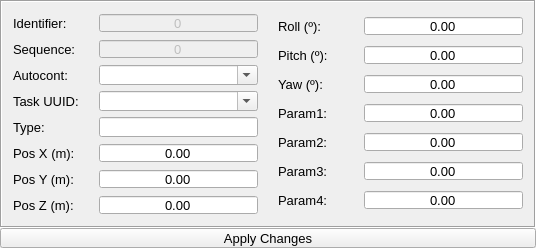
<?xml version="1.0" encoding="UTF-8"?>
<ui version="4.0">
 <class>WaypointsFeaturesWidget</class>
 <widget class="QWidget" name="WaypointsFeaturesWidget">
  <property name="enabled">
   <bool>true</bool>
  </property>
  <property name="geometry">
   <rect>
    <x>0</x>
    <y>0</y>
    <width>536</width>
    <height>248</height>
   </rect>
  </property>
  <property name="styleSheet">
   <string notr="true">font-size: 10pt;</string>
  </property>
  <layout class="QVBoxLayout" name="verticalLayout">
   <property name="spacing">
    <number>0</number>
   </property>
   <property name="leftMargin">
    <number>0</number>
   </property>
   <property name="topMargin">
    <number>0</number>
   </property>
   <property name="rightMargin">
    <number>0</number>
   </property>
   <property name="bottomMargin">
    <number>0</number>
   </property>
   <item>
    <widget class="QFrame" name="waypointsFeaturesF">
     <property name="enabled">
      <bool>true</bool>
     </property>
     <property name="frameShape">
      <enum>QFrame::Box</enum>
     </property>
     <property name="frameShadow">
      <enum>QFrame::Sunken</enum>
     </property>
     <layout class="QHBoxLayout" name="horizontalLayout">
      <property name="spacing">
       <number>2</number>
      </property>
      <property name="leftMargin">
       <number>2</number>
      </property>
      <property name="topMargin">
       <number>2</number>
      </property>
      <property name="rightMargin">
       <number>2</number>
      </property>
      <property name="bottomMargin">
       <number>2</number>
      </property>
      <item>
       <widget class="QWidget" name="wpFeaturesW" native="true">
        <property name="enabled">
         <bool>true</bool>
        </property>
        <property name="sizePolicy">
         <sizepolicy hsizetype="Preferred" vsizetype="Preferred">
          <horstretch>0</horstretch>
          <verstretch>0</verstretch>
         </sizepolicy>
        </property>
        <layout class="QGridLayout" name="gridLayout">
         <item row="10" column="0">
          <widget class="QLabel" name="posZL">
           <property name="minimumSize">
            <size>
             <width>80</width>
             <height>20</height>
            </size>
           </property>
           <property name="maximumSize">
            <size>
             <width>80</width>
             <height>20</height>
            </size>
           </property>
           <property name="text">
            <string>Pos Z (m):</string>
           </property>
          </widget>
         </item>
         <item row="0" column="0">
          <widget class="QLabel" name="identifierL">
           <property name="minimumSize">
            <size>
             <width>80</width>
             <height>20</height>
            </size>
           </property>
           <property name="maximumSize">
            <size>
             <width>80</width>
             <height>20</height>
            </size>
           </property>
           <property name="text">
            <string>Identifier:</string>
           </property>
          </widget>
         </item>
         <item row="8" column="0">
          <widget class="QLabel" name="posXL">
           <property name="minimumSize">
            <size>
             <width>80</width>
             <height>20</height>
            </size>
           </property>
           <property name="maximumSize">
            <size>
             <width>80</width>
             <height>20</height>
            </size>
           </property>
           <property name="text">
            <string>Pos X (m):</string>
           </property>
          </widget>
         </item>
         <item row="0" column="1">
          <widget class="QSpinBox" name="identifierSB">
           <property name="enabled">
            <bool>false</bool>
           </property>
           <property name="minimumSize">
            <size>
             <width>80</width>
             <height>20</height>
            </size>
           </property>
           <property name="maximumSize">
            <size>
             <width>16777215</width>
             <height>20</height>
            </size>
           </property>
           <property name="alignment">
            <set>Qt::AlignCenter</set>
           </property>
           <property name="buttonSymbols">
            <enum>QAbstractSpinBox::NoButtons</enum>
           </property>
           <property name="maximum">
            <number>65535</number>
           </property>
          </widget>
         </item>
         <item row="2" column="1">
          <widget class="QComboBox" name="autocontCB">
           <property name="enabled">
            <bool>true</bool>
           </property>
           <property name="sizePolicy">
            <sizepolicy hsizetype="Minimum" vsizetype="Fixed">
             <horstretch>0</horstretch>
             <verstretch>0</verstretch>
            </sizepolicy>
           </property>
           <property name="minimumSize">
            <size>
             <width>80</width>
             <height>20</height>
            </size>
           </property>
           <property name="maximumSize">
            <size>
             <width>16777215</width>
             <height>20</height>
            </size>
           </property>
           <property name="editable">
            <bool>true</bool>
           </property>
           <property name="sizeAdjustPolicy">
            <enum>QComboBox::AdjustToContentsOnFirstShow</enum>
           </property>
           <property name="minimumContentsLength">
            <number>0</number>
           </property>
          </widget>
         </item>
         <item row="5" column="1">
          <widget class="QComboBox" name="taskUuidCB">
           <property name="sizePolicy">
            <sizepolicy hsizetype="Minimum" vsizetype="Fixed">
             <horstretch>0</horstretch>
             <verstretch>0</verstretch>
            </sizepolicy>
           </property>
           <property name="minimumSize">
            <size>
             <width>80</width>
             <height>20</height>
            </size>
           </property>
           <property name="maximumSize">
            <size>
             <width>16777215</width>
             <height>20</height>
            </size>
           </property>
           <property name="inputMethodHints">
            <set>Qt::ImhNone</set>
           </property>
           <property name="editable">
            <bool>true</bool>
           </property>
          </widget>
         </item>
         <item row="9" column="1">
          <widget class="QDoubleSpinBox" name="posYSB">
           <property name="enabled">
            <bool>true</bool>
           </property>
           <property name="minimumSize">
            <size>
             <width>80</width>
             <height>20</height>
            </size>
           </property>
           <property name="maximumSize">
            <size>
             <width>16777215</width>
             <height>20</height>
            </size>
           </property>
           <property name="alignment">
            <set>Qt::AlignCenter</set>
           </property>
           <property name="buttonSymbols">
            <enum>QAbstractSpinBox::NoButtons</enum>
           </property>
           <property name="decimals">
            <number>2</number>
           </property>
           <property name="minimum">
            <double>-200.000000000000000</double>
           </property>
           <property name="maximum">
            <double>200.000000000000000</double>
           </property>
           <property name="singleStep">
            <double>0.100000000000000</double>
           </property>
           <property name="value">
            <double>0.000000000000000</double>
           </property>
          </widget>
         </item>
         <item row="2" column="0">
          <widget class="QLabel" name="typeL_2">
           <property name="minimumSize">
            <size>
             <width>80</width>
             <height>20</height>
            </size>
           </property>
           <property name="maximumSize">
            <size>
             <width>80</width>
             <height>20</height>
            </size>
           </property>
           <property name="text">
            <string>Autocont:</string>
           </property>
          </widget>
         </item>
         <item row="7" column="0">
          <widget class="QLabel" name="typeL">
           <property name="minimumSize">
            <size>
             <width>80</width>
             <height>20</height>
            </size>
           </property>
           <property name="maximumSize">
            <size>
             <width>80</width>
             <height>20</height>
            </size>
           </property>
           <property name="text">
            <string>Type:</string>
           </property>
          </widget>
         </item>
         <item row="8" column="1">
          <widget class="QDoubleSpinBox" name="posXSB">
           <property name="enabled">
            <bool>true</bool>
           </property>
           <property name="minimumSize">
            <size>
             <width>80</width>
             <height>20</height>
            </size>
           </property>
           <property name="maximumSize">
            <size>
             <width>16777215</width>
             <height>20</height>
            </size>
           </property>
           <property name="alignment">
            <set>Qt::AlignCenter</set>
           </property>
           <property name="buttonSymbols">
            <enum>QAbstractSpinBox::NoButtons</enum>
           </property>
           <property name="decimals">
            <number>2</number>
           </property>
           <property name="minimum">
            <double>-200.000000000000000</double>
           </property>
           <property name="maximum">
            <double>200.000000000000000</double>
           </property>
           <property name="singleStep">
            <double>0.100000000000000</double>
           </property>
          </widget>
         </item>
         <item row="7" column="1">
          <widget class="QLineEdit" name="typeLE">
           <property name="sizePolicy">
            <sizepolicy hsizetype="Minimum" vsizetype="Fixed">
             <horstretch>0</horstretch>
             <verstretch>0</verstretch>
            </sizepolicy>
           </property>
           <property name="minimumSize">
            <size>
             <width>80</width>
             <height>20</height>
            </size>
           </property>
           <property name="maximumSize">
            <size>
             <width>16777215</width>
             <height>20</height>
            </size>
           </property>
           <property name="alignment">
            <set>Qt::AlignCenter</set>
           </property>
          </widget>
         </item>
         <item row="10" column="1">
          <widget class="QDoubleSpinBox" name="posZSB">
           <property name="enabled">
            <bool>true</bool>
           </property>
           <property name="minimumSize">
            <size>
             <width>80</width>
             <height>20</height>
            </size>
           </property>
           <property name="maximumSize">
            <size>
             <width>16777215</width>
             <height>20</height>
            </size>
           </property>
           <property name="alignment">
            <set>Qt::AlignCenter</set>
           </property>
           <property name="buttonSymbols">
            <enum>QAbstractSpinBox::NoButtons</enum>
           </property>
           <property name="minimum">
            <double>-1000.000000000000000</double>
           </property>
           <property name="maximum">
            <double>10000.000000000000000</double>
           </property>
           <property name="singleStep">
            <double>0.100000000000000</double>
           </property>
          </widget>
         </item>
         <item row="9" column="0">
          <widget class="QLabel" name="posYL">
           <property name="minimumSize">
            <size>
             <width>80</width>
             <height>20</height>
            </size>
           </property>
           <property name="maximumSize">
            <size>
             <width>80</width>
             <height>20</height>
            </size>
           </property>
           <property name="text">
            <string>Pos Y (m):</string>
           </property>
          </widget>
         </item>
         <item row="5" column="0">
          <widget class="QLabel" name="inspTaskL">
           <property name="minimumSize">
            <size>
             <width>80</width>
             <height>20</height>
            </size>
           </property>
           <property name="maximumSize">
            <size>
             <width>80</width>
             <height>20</height>
            </size>
           </property>
           <property name="text">
            <string>Task UUID:</string>
           </property>
          </widget>
         </item>
         <item row="1" column="0">
          <widget class="QLabel" name="sequenceL">
           <property name="text">
            <string>Sequence:</string>
           </property>
          </widget>
         </item>
         <item row="1" column="1">
          <widget class="QSpinBox" name="sequenceSB">
           <property name="enabled">
            <bool>false</bool>
           </property>
           <property name="minimumSize">
            <size>
             <width>80</width>
             <height>20</height>
            </size>
           </property>
           <property name="maximumSize">
            <size>
             <width>16777215</width>
             <height>20</height>
            </size>
           </property>
           <property name="alignment">
            <set>Qt::AlignCenter</set>
           </property>
           <property name="buttonSymbols">
            <enum>QAbstractSpinBox::NoButtons</enum>
           </property>
           <property name="maximum">
            <number>65535</number>
           </property>
          </widget>
         </item>
        </layout>
       </widget>
      </item>
      <item>
       <widget class="QWidget" name="widget" native="true">
        <layout class="QGridLayout" name="gridLayout_3">
         <item row="1" column="1">
          <widget class="QDoubleSpinBox" name="pitchSB">
           <property name="minimumSize">
            <size>
             <width>80</width>
             <height>20</height>
            </size>
           </property>
           <property name="maximumSize">
            <size>
             <width>16777215</width>
             <height>20</height>
            </size>
           </property>
           <property name="alignment">
            <set>Qt::AlignCenter</set>
           </property>
           <property name="buttonSymbols">
            <enum>QAbstractSpinBox::NoButtons</enum>
           </property>
           <property name="minimum">
            <double>-360.000000000000000</double>
           </property>
           <property name="maximum">
            <double>360.000000000000000</double>
           </property>
          </widget>
         </item>
         <item row="5" column="0">
          <widget class="QLabel" name="param3L">
           <property name="minimumSize">
            <size>
             <width>80</width>
             <height>20</height>
            </size>
           </property>
           <property name="maximumSize">
            <size>
             <width>80</width>
             <height>20</height>
            </size>
           </property>
           <property name="text">
            <string>Param3:</string>
           </property>
          </widget>
         </item>
         <item row="2" column="1">
          <widget class="QDoubleSpinBox" name="yawSB">
           <property name="minimumSize">
            <size>
             <width>80</width>
             <height>20</height>
            </size>
           </property>
           <property name="maximumSize">
            <size>
             <width>16777215</width>
             <height>20</height>
            </size>
           </property>
           <property name="alignment">
            <set>Qt::AlignCenter</set>
           </property>
           <property name="buttonSymbols">
            <enum>QAbstractSpinBox::NoButtons</enum>
           </property>
           <property name="minimum">
            <double>-360.000000000000000</double>
           </property>
           <property name="maximum">
            <double>360.000000000000000</double>
           </property>
          </widget>
         </item>
         <item row="6" column="0">
          <widget class="QLabel" name="param4L">
           <property name="minimumSize">
            <size>
             <width>80</width>
             <height>20</height>
            </size>
           </property>
           <property name="maximumSize">
            <size>
             <width>80</width>
             <height>20</height>
            </size>
           </property>
           <property name="text">
            <string>Param4:</string>
           </property>
          </widget>
         </item>
         <item row="4" column="0">
          <widget class="QLabel" name="param2L">
           <property name="minimumSize">
            <size>
             <width>80</width>
             <height>20</height>
            </size>
           </property>
           <property name="maximumSize">
            <size>
             <width>80</width>
             <height>20</height>
            </size>
           </property>
           <property name="text">
            <string>Param2:</string>
           </property>
          </widget>
         </item>
         <item row="2" column="0">
          <widget class="QLabel" name="yawL">
           <property name="minimumSize">
            <size>
             <width>80</width>
             <height>20</height>
            </size>
           </property>
           <property name="maximumSize">
            <size>
             <width>80</width>
             <height>20</height>
            </size>
           </property>
           <property name="text">
            <string>Yaw (º):</string>
           </property>
          </widget>
         </item>
         <item row="0" column="0">
          <widget class="QLabel" name="rollL">
           <property name="minimumSize">
            <size>
             <width>80</width>
             <height>20</height>
            </size>
           </property>
           <property name="maximumSize">
            <size>
             <width>80</width>
             <height>20</height>
            </size>
           </property>
           <property name="text">
            <string>Roll (º):</string>
           </property>
          </widget>
         </item>
         <item row="6" column="1">
          <widget class="QDoubleSpinBox" name="param4SB">
           <property name="minimumSize">
            <size>
             <width>80</width>
             <height>20</height>
            </size>
           </property>
           <property name="maximumSize">
            <size>
             <width>16777215</width>
             <height>20</height>
            </size>
           </property>
           <property name="alignment">
            <set>Qt::AlignCenter</set>
           </property>
           <property name="buttonSymbols">
            <enum>QAbstractSpinBox::NoButtons</enum>
           </property>
           <property name="minimum">
            <double>-360.000000000000000</double>
           </property>
           <property name="maximum">
            <double>360.000000000000000</double>
           </property>
          </widget>
         </item>
         <item row="1" column="0">
          <widget class="QLabel" name="pitchL">
           <property name="minimumSize">
            <size>
             <width>80</width>
             <height>20</height>
            </size>
           </property>
           <property name="maximumSize">
            <size>
             <width>80</width>
             <height>20</height>
            </size>
           </property>
           <property name="text">
            <string>Pitch (º):</string>
           </property>
          </widget>
         </item>
         <item row="0" column="1">
          <widget class="QDoubleSpinBox" name="rollSB">
           <property name="minimumSize">
            <size>
             <width>80</width>
             <height>20</height>
            </size>
           </property>
           <property name="maximumSize">
            <size>
             <width>16777215</width>
             <height>20</height>
            </size>
           </property>
           <property name="alignment">
            <set>Qt::AlignCenter</set>
           </property>
           <property name="buttonSymbols">
            <enum>QAbstractSpinBox::NoButtons</enum>
           </property>
           <property name="minimum">
            <double>-360.000000000000000</double>
           </property>
           <property name="maximum">
            <double>360.000000000000000</double>
           </property>
          </widget>
         </item>
         <item row="3" column="0">
          <widget class="QLabel" name="param1L">
           <property name="minimumSize">
            <size>
             <width>80</width>
             <height>20</height>
            </size>
           </property>
           <property name="maximumSize">
            <size>
             <width>80</width>
             <height>20</height>
            </size>
           </property>
           <property name="text">
            <string>Param1:</string>
           </property>
          </widget>
         </item>
         <item row="5" column="1">
          <widget class="QDoubleSpinBox" name="param3SB">
           <property name="minimumSize">
            <size>
             <width>80</width>
             <height>20</height>
            </size>
           </property>
           <property name="maximumSize">
            <size>
             <width>16777215</width>
             <height>20</height>
            </size>
           </property>
           <property name="alignment">
            <set>Qt::AlignCenter</set>
           </property>
           <property name="buttonSymbols">
            <enum>QAbstractSpinBox::NoButtons</enum>
           </property>
           <property name="minimum">
            <double>-360.000000000000000</double>
           </property>
           <property name="maximum">
            <double>360.000000000000000</double>
           </property>
          </widget>
         </item>
         <item row="4" column="1">
          <widget class="QDoubleSpinBox" name="param2SB">
           <property name="minimumSize">
            <size>
             <width>80</width>
             <height>20</height>
            </size>
           </property>
           <property name="maximumSize">
            <size>
             <width>16777215</width>
             <height>20</height>
            </size>
           </property>
           <property name="alignment">
            <set>Qt::AlignCenter</set>
           </property>
           <property name="buttonSymbols">
            <enum>QAbstractSpinBox::NoButtons</enum>
           </property>
           <property name="minimum">
            <double>-360.000000000000000</double>
           </property>
           <property name="maximum">
            <double>360.000000000000000</double>
           </property>
          </widget>
         </item>
         <item row="3" column="1">
          <widget class="QDoubleSpinBox" name="param1SB">
           <property name="minimumSize">
            <size>
             <width>80</width>
             <height>20</height>
            </size>
           </property>
           <property name="maximumSize">
            <size>
             <width>16777215</width>
             <height>20</height>
            </size>
           </property>
           <property name="alignment">
            <set>Qt::AlignCenter</set>
           </property>
           <property name="buttonSymbols">
            <enum>QAbstractSpinBox::NoButtons</enum>
           </property>
           <property name="minimum">
            <double>-360.000000000000000</double>
           </property>
           <property name="maximum">
            <double>360.000000000000000</double>
           </property>
          </widget>
         </item>
        </layout>
       </widget>
      </item>
     </layout>
    </widget>
   </item>
   <item>
    <widget class="QPushButton" name="applyChangesB">
     <property name="enabled">
      <bool>true</bool>
     </property>
     <property name="minimumSize">
      <size>
       <width>0</width>
       <height>20</height>
      </size>
     </property>
     <property name="maximumSize">
      <size>
       <width>16777215</width>
       <height>20</height>
      </size>
     </property>
     <property name="text">
      <string>Apply Changes</string>
     </property>
    </widget>
   </item>
  </layout>
 </widget>
 <tabstops>
  <tabstop>identifierSB</tabstop>
  <tabstop>posXSB</tabstop>
  <tabstop>posYSB</tabstop>
  <tabstop>applyChangesB</tabstop>
 </tabstops>
 <resources/>
 <connections/>
</ui>
